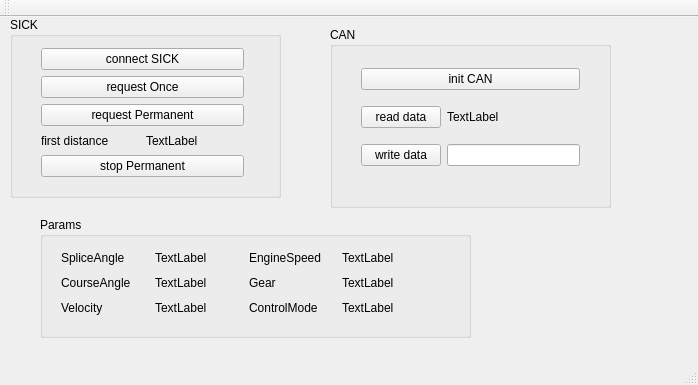
<?xml version="1.0" encoding="UTF-8"?>
<ui version="4.0">
 <class>MainWindow</class>
 <widget class="QMainWindow" name="MainWindow">
  <property name="geometry">
   <rect>
    <x>0</x>
    <y>0</y>
    <width>698</width>
    <height>385</height>
   </rect>
  </property>
  <property name="windowTitle">
   <string>MainWindow</string>
  </property>
  <widget class="QWidget" name="centralWidget">
   <widget class="QGroupBox" name="SICK">
    <property name="geometry">
     <rect>
      <x>10</x>
      <y>0</y>
      <width>271</width>
      <height>181</height>
     </rect>
    </property>
    <property name="autoFillBackground">
     <bool>false</bool>
    </property>
    <property name="title">
     <string>SICK</string>
    </property>
    <property name="flat">
     <bool>true</bool>
    </property>
    <widget class="QWidget" name="gridLayoutWidget_3">
     <property name="geometry">
      <rect>
       <x>20</x>
       <y>20</y>
       <width>225</width>
       <height>151</height>
      </rect>
     </property>
     <layout class="QGridLayout" name="gridLayout_3">
      <item row="3" column="1">
       <widget class="QLabel" name="label_SICKData">
        <property name="text">
         <string>TextLabel</string>
        </property>
       </widget>
      </item>
      <item row="3" column="0">
       <widget class="QLabel" name="label_5">
        <property name="text">
         <string>first distance</string>
        </property>
       </widget>
      </item>
      <item row="0" column="0" colspan="2">
       <widget class="QPushButton" name="pushButton">
        <property name="text">
         <string>connect SICK</string>
        </property>
       </widget>
      </item>
      <item row="1" column="0" colspan="2">
       <widget class="QPushButton" name="pushButton_2">
        <property name="text">
         <string>request Once</string>
        </property>
       </widget>
      </item>
      <item row="2" column="0" colspan="2">
       <widget class="QPushButton" name="pushButton_3">
        <property name="text">
         <string>request Permanent</string>
        </property>
       </widget>
      </item>
      <item row="4" column="0" colspan="2">
       <widget class="QPushButton" name="pushButton_4">
        <property name="text">
         <string>stop Permanent</string>
        </property>
       </widget>
      </item>
     </layout>
    </widget>
   </widget>
   <widget class="QGroupBox" name="groupBox">
    <property name="geometry">
     <rect>
      <x>330</x>
      <y>10</y>
      <width>281</width>
      <height>181</height>
     </rect>
    </property>
    <property name="title">
     <string>CAN</string>
    </property>
    <widget class="QWidget" name="gridLayoutWidget">
     <property name="geometry">
      <rect>
       <x>20</x>
       <y>20</y>
       <width>241</width>
       <height>141</height>
      </rect>
     </property>
     <layout class="QGridLayout" name="gridLayout">
      <item row="3" column="1">
       <widget class="QLineEdit" name="lineEdit_2"/>
      </item>
      <item row="0" column="0" colspan="2">
       <widget class="QPushButton" name="pushButton_5">
        <property name="text">
         <string>init CAN</string>
        </property>
       </widget>
      </item>
      <item row="3" column="0">
       <widget class="QPushButton" name="pushButton_7">
        <property name="text">
         <string>write data</string>
        </property>
       </widget>
      </item>
      <item row="2" column="0">
       <widget class="QPushButton" name="pushButton_6">
        <property name="text">
         <string>read data</string>
        </property>
       </widget>
      </item>
      <item row="2" column="1">
       <widget class="QLabel" name="label_CANdata">
        <property name="text">
         <string>TextLabel</string>
        </property>
       </widget>
      </item>
     </layout>
    </widget>
   </widget>
   <widget class="QGroupBox" name="groupBox_2">
    <property name="geometry">
     <rect>
      <x>40</x>
      <y>200</y>
      <width>431</width>
      <height>121</height>
     </rect>
    </property>
    <property name="title">
     <string>Params</string>
    </property>
    <widget class="QWidget" name="gridLayoutWidget_4">
     <property name="geometry">
      <rect>
       <x>10</x>
       <y>20</y>
       <width>391</width>
       <height>91</height>
      </rect>
     </property>
     <layout class="QGridLayout" name="gridLayout_4">
      <item row="1" column="1">
       <widget class="QLabel" name="label_courseAngle">
        <property name="text">
         <string>TextLabel</string>
        </property>
       </widget>
      </item>
      <item row="1" column="0">
       <widget class="QLabel" name="label_3">
        <property name="text">
         <string>CourseAngle</string>
        </property>
       </widget>
      </item>
      <item row="2" column="2">
       <widget class="QLabel" name="label_10">
        <property name="text">
         <string>ControlMode</string>
        </property>
       </widget>
      </item>
      <item row="2" column="0">
       <widget class="QLabel" name="label_6">
        <property name="text">
         <string>Velocity</string>
        </property>
       </widget>
      </item>
      <item row="2" column="1">
       <widget class="QLabel" name="label_velocity">
        <property name="text">
         <string>TextLabel</string>
        </property>
       </widget>
      </item>
      <item row="0" column="0">
       <widget class="QLabel" name="label">
        <property name="text">
         <string>SpliceAngle</string>
        </property>
       </widget>
      </item>
      <item row="1" column="2">
       <widget class="QLabel" name="label_8">
        <property name="text">
         <string>Gear</string>
        </property>
       </widget>
      </item>
      <item row="0" column="2">
       <widget class="QLabel" name="label_9">
        <property name="text">
         <string>EngineSpeed</string>
        </property>
       </widget>
      </item>
      <item row="0" column="1">
       <widget class="QLabel" name="label_spliceAngle">
        <property name="text">
         <string>TextLabel</string>
        </property>
       </widget>
      </item>
      <item row="0" column="3">
       <widget class="QLabel" name="label_engineSpeed">
        <property name="text">
         <string>TextLabel</string>
        </property>
       </widget>
      </item>
      <item row="1" column="3">
       <widget class="QLabel" name="label_gear">
        <property name="text">
         <string>TextLabel</string>
        </property>
       </widget>
      </item>
      <item row="2" column="3">
       <widget class="QLabel" name="label_controlMode">
        <property name="text">
         <string>TextLabel</string>
        </property>
       </widget>
      </item>
     </layout>
    </widget>
   </widget>
  </widget>
  <widget class="QMenuBar" name="menuBar">
   <property name="geometry">
    <rect>
     <x>0</x>
     <y>0</y>
     <width>698</width>
     <height>25</height>
    </rect>
   </property>
  </widget>
  <widget class="QToolBar" name="mainToolBar">
   <attribute name="toolBarArea">
    <enum>TopToolBarArea</enum>
   </attribute>
   <attribute name="toolBarBreak">
    <bool>false</bool>
   </attribute>
  </widget>
  <widget class="QStatusBar" name="statusBar"/>
 </widget>
 <layoutdefault spacing="6" margin="11"/>
 <resources/>
 <connections/>
</ui>
